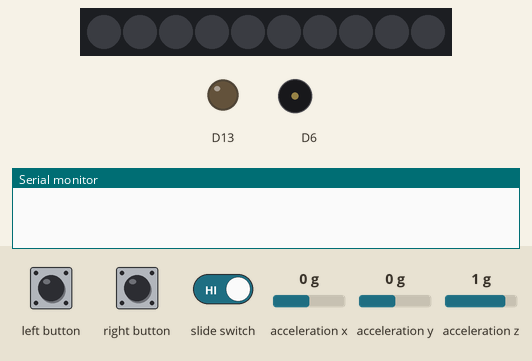
This sketch was run on a simulated Adafruit Circuit Playground Express. Parts: 10 RGB LEDs in strip order, left to right, output pins drawn as LEDs (lit = HIGH), buzzer (waves = sounding), the last lines printed to the serial monitor. The test bench sets the inputs (shaded band); at power-on: acceleration x 0 g, acceleration y 0 g, acceleration z 1 g. Dim RGB values are drawn brighter than linear; random numbers use the default seed unless the sketch sets one.

Above: at 1.2 s.
1.3 s: slide switch set LOW
At 1.9 s:
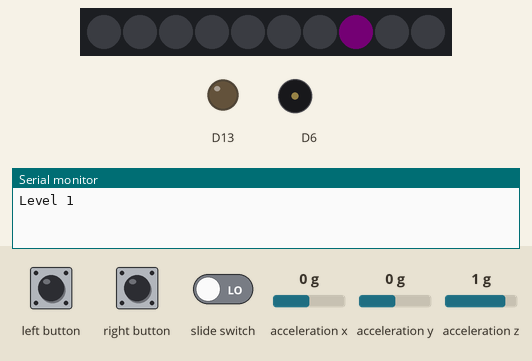
At 3.2 s:
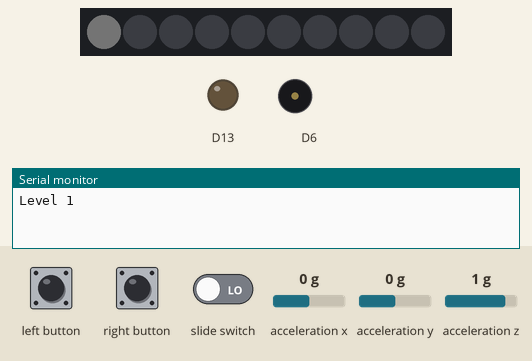
4.3 s: acceleration x set to -1.4 g
At 5.5 s:
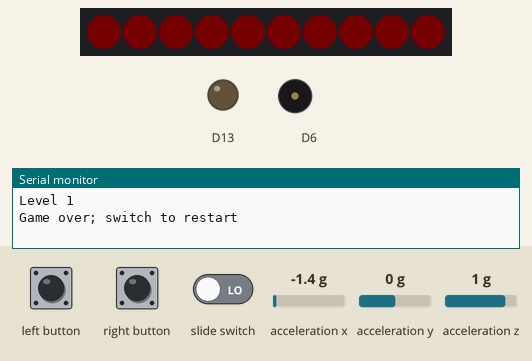
Timing chart, 0 to 7.3 s (numbered marks = the images above; inputs shaded):
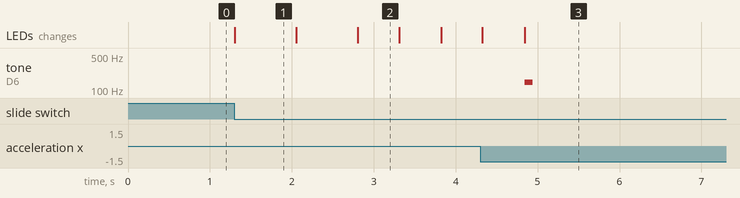

Measured:
- after the input at 1.3 s, the LEDs: change at once (image 1)
- after the input at 4.3 s, tone on D6: silent → 146 Hz after 0.54 s, → silent 0.10 s later
- what the display in image 1 shows lasts 0.8 s, from 1.3 s to 2.1 s
- what the display in image 2 shows lasts 0.5 s, from 2.8 s to 3.3 s

The sketch:

FINAL_PROJECT.ino
```cpp
#include <Adafruit_CircuitPlayground.h>

float totalAccel;
volatile bool switch_flag = false;
int idx = 0;  //variable stores the current index of the LED (light) being lit up
int level = 0;
int cur = 0;
bool next_level = true;
bool loss = false;
int level_arr[20];
float midi[127];
int pinr = 5;


///////////////////////////////////////////////////////////////////////////////
void setup() {
  CircuitPlayground.begin();
  Serial.begin(9600);
  generateMIDI();

  //attachInterrupt(4, A_ISR, RISING);
  attachInterrupt(digitalPinToInterrupt(4), leftisr, RISING);
  attachInterrupt(digitalPinToInterrupt(5), rightisr, RISING);
  attachInterrupt(digitalPinToInterrupt(7), switchisr, CHANGE);


   switch_flag = digitalRead(7);

  CircuitPlayground.setAccelRange(LIS3DH_RANGE_8_G);
}

///////////////////////////////////////////////////////////////////////////////
void loop() {

  if (!switch_flag && !loss){ //checks switch flag and if player has lost the game

    if (next_level){ // checks if true
      cur = 0;  // the player will start mimicking the sequence from the beginning for the next level
      int temp = random(10); // generates random led number for the sequence
      level_arr[level] = temp; // stores the LED index in the array
      level++;
      next_level = false; // resets variable to play again
      Serial.print("Level ");
      Serial.println(level);

      for (int i = 0 ; i < level ; i++){ // starts led
        int randNumber = random (10);
        CircuitPlayground.setPixelColor(level_arr[i], 0x110011);
        delay(750);
        CircuitPlayground.setPixelColor(level_arr[i], 0x000000);
        delay(750);
      }
    }

    CircuitPlayground.setPixelColor(idx, 0x111111); // line sets the color of the LED at the index idx to a specific color. cursor
    delay(500);
    off();
    delay(500);

    totalAccel = read_accel(); //reads then updates
    //Serial.println(totalAccel);

    if (totalAccel > 15 ){ // if code was entered
      if (idx == level_arr[cur]){ //determine if the player has pressed the correct button corresponding to the LED
        CircuitPlayground.playTone(midi[70],100); //plays correct tone
        green();
        delay(1000);
        off();
        delay(100);
        cur++;
        if (cur == level){ // carrys on to next level
          next_level = true;

        }
      }
      else { // sequence entered was wrong
        red();
       loss = true;
       Serial.println("Game over; switch to restart");
        CircuitPlayground.playTone(midi[50],100);


      }
    }

  }
  else if (switch_flag){ // switch activated,restarts game
    next_level = true;
    level = 0;
    loss = false;
    off();
  }
}

void green() // code for correct led sequence
{
 for (int i = 0; i < 10 ; i++){
   CircuitPlayground.setPixelColor(i, 0x001000);
 }
}


void blue() // ??
{
 for (int i = 0; i < 10 ; i++){
   CircuitPlayground.setPixelColor(i, 0x000010);

 }
}

void off(){
 for (int i = 0; i < 10 ; i++){
   CircuitPlayground.setPixelColor(i, 0x000000);
   }
}

void red(){
 for (int i = 0; i < 10 ; i++){
   CircuitPlayground.setPixelColor(i, 0x100000);
   }
}

float read_accel(){
  ////READ ACCELERATION//////////////
  float X = 0;
  float Y = 0;
  float Z = 0;
  for (int i=0; i<10; i++) {
    X += CircuitPlayground.motionX();
    Y += CircuitPlayground.motionY();
    Z += CircuitPlayground.motionZ();
    delay(1);
  }
  X /= 10;
  Y /= 10;
  Z /= 10;
  return sqrt(X*X + Y*Y + Z*Z);
  ////////////////////////////////////
}

void generateMIDI(){
  for (int i = 0; i < 127; ++i)
  {
    midi[i] = (440/ 32.0) * pow(2.0, ((i - 9.0) / 12.0));
    //Serial.println(midi[x]);
  }
}

void rightisr(){
  if (idx == 0){
    idx = 9;

  }
  else{
    idx--;

  }
}

void leftisr(){

   if (idx == 9){
   idx = 0;

   }
  else {
   idx++;

   }
}

void switchisr(){
  switch_flag = digitalRead(7);
}
```
